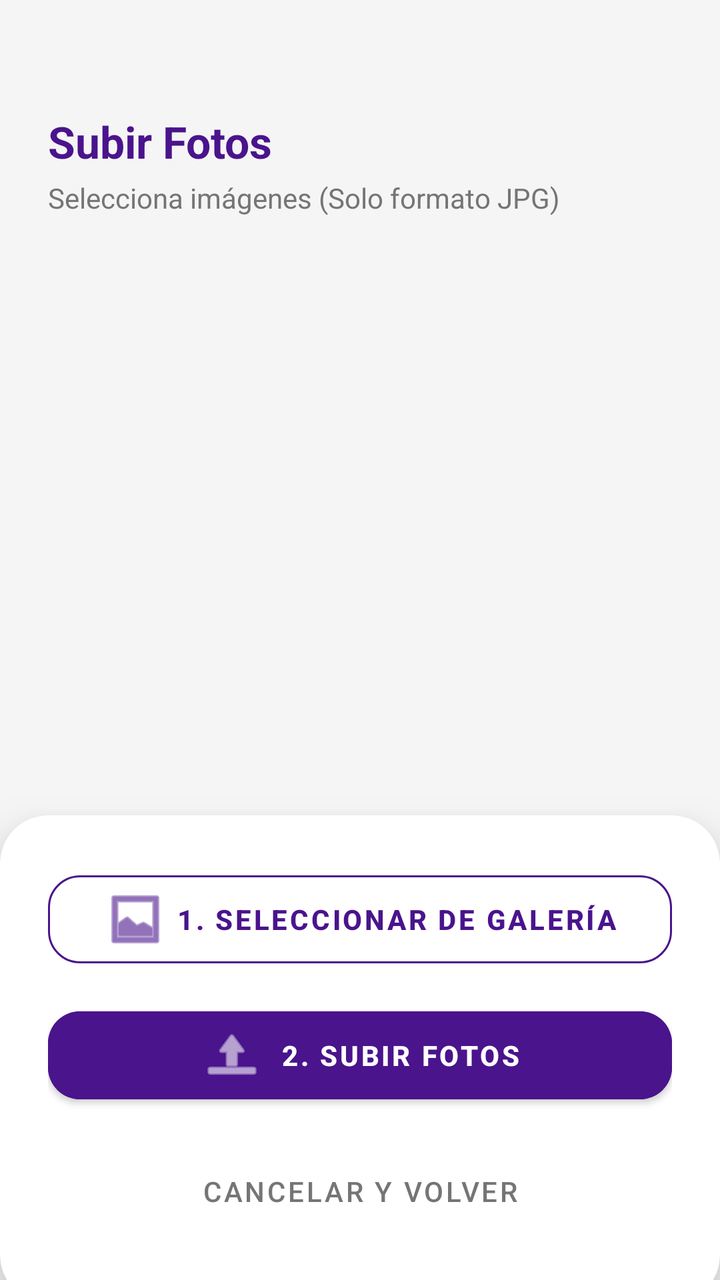
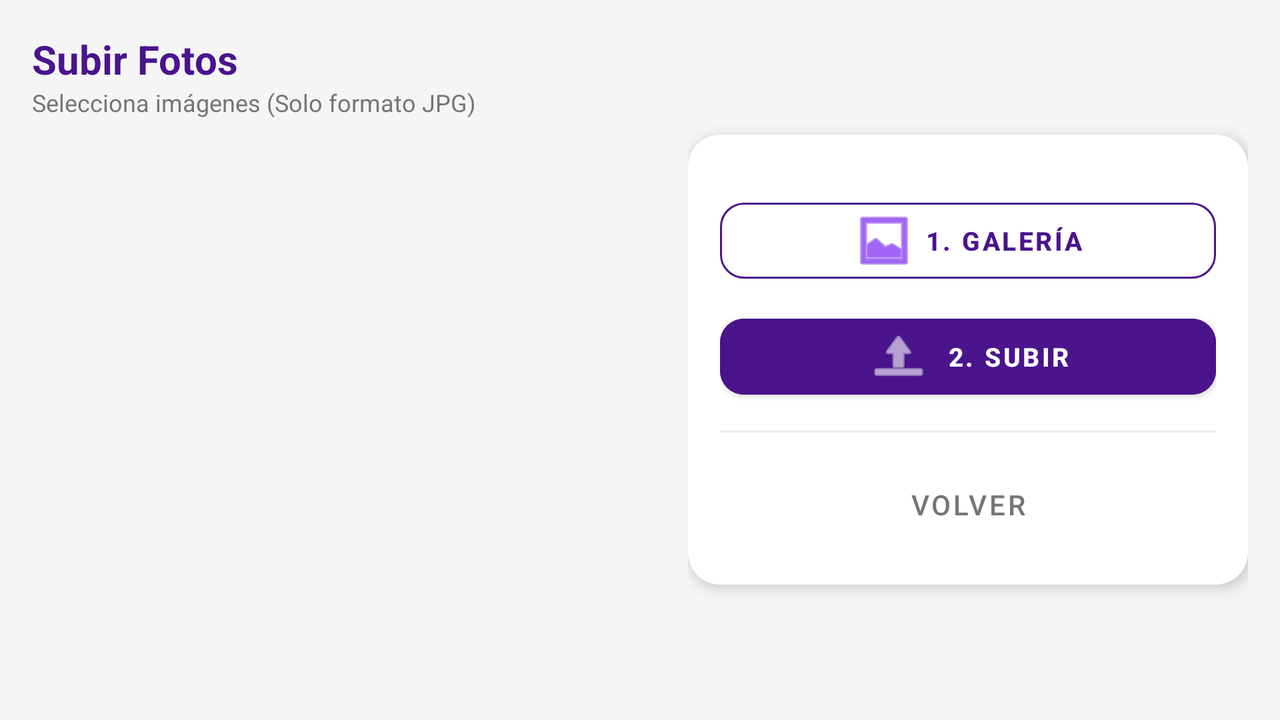

An Android layout and its configuration variant, each rendered on a device that would load it. The default file and the variant file are quoted in full after the pictures.
<!-- AndroidManifest.xml: application theme Theme.PicShield -->
<!-- res/layout/activity_upload_activity_photos.xml -->
<?xml version="1.0" encoding="utf-8"?>
<androidx.constraintlayout.widget.ConstraintLayout
    xmlns:android="http://schemas.android.com/apk/res/android"
    xmlns:app="http://schemas.android.com/apk/res-auto"
    android:layout_width="match_parent"
    android:layout_height="match_parent"
    android:background="#F5F5F5"
    android:fitsSystemWindows="true">

    <LinearLayout
        android:id="@+id/headerLayout"
        android:layout_width="match_parent"
        android:layout_height="wrap_content"
        android:orientation="vertical"
        android:paddingTop="?attr/actionBarSize"
        android:paddingHorizontal="24dp"
        android:paddingBottom="16dp"
        app:layout_constraintTop_toTopOf="parent">

        <TextView
            android:text="@string/upload_title"
            android:textSize="22sp"
            android:textStyle="bold"
            android:textColor="#4A148C"
            android:layout_width="wrap_content"
            android:layout_height="wrap_content" />

        <TextView
            android:text="@string/upload_subtitle"
            android:textSize="14sp"
            android:textColor="#757575"
            android:layout_marginTop="4dp"
            android:layout_width="wrap_content"
            android:layout_height="wrap_content" />
    </LinearLayout>

    <androidx.recyclerview.widget.RecyclerView
        android:id="@+id/recyclerPhotos"
        android:layout_width="match_parent"
        android:layout_height="0dp"
        android:clipToPadding="false"
        android:paddingHorizontal="8dp"
        android:paddingTop="8dp"
        android:paddingBottom="24dp"
        app:layout_constraintTop_toBottomOf="@id/headerLayout"
        app:layout_constraintBottom_toTopOf="@id/bottomActionPanel" />

    <com.google.android.material.card.MaterialCardView
        android:id="@+id/bottomActionPanel"
        android:layout_width="match_parent"
        android:layout_height="wrap_content"
        app:cardElevation="16dp"
        app:cardCornerRadius="24dp"
        android:layout_marginBottom="-12dp"
        app:layout_constraintBottom_toBottomOf="parent"
        android:backgroundTint="@android:color/white">

        <LinearLayout
            android:layout_width="match_parent"
            android:layout_height="wrap_content"
            android:orientation="vertical"
            android:paddingHorizontal="24dp"
            android:paddingTop="24dp"
            android:paddingBottom="32dp">

            <com.google.android.material.button.MaterialButton
                android:id="@+id/btnPickImages"
                style="@style/Widget.MaterialComponents.Button.OutlinedButton"
                android:layout_width="match_parent"
                android:layout_height="56dp"
                android:text="@string/btn_pick_gallery"
                android:textSize="14sp"
                android:textStyle="bold"
                app:icon="@android:drawable/ic_menu_gallery"
                app:iconGravity="textStart"
                app:iconTint="#4A148C"
                app:cornerRadius="16dp"
                app:strokeColor="#4A148C"
                app:strokeWidth="1dp"
                android:textColor="#4A148C"
                android:layout_marginBottom="12dp"/>

            <com.google.android.material.button.MaterialButton
                android:id="@+id/btnUploadPhotos"
                style="@style/Widget.MaterialComponents.Button"
                android:layout_width="match_parent"
                android:layout_height="56dp"
                android:text="@string/btn_upload_action"
                android:textSize="14sp"
                android:textStyle="bold"
                app:icon="@android:drawable/ic_menu_upload"
                app:iconGravity="textStart"
                app:iconTint="@android:color/white"
                app:cornerRadius="16dp"
                android:backgroundTint="#4A148C"
                android:textColor="@android:color/white"
                android:layout_marginBottom="16dp"/>

            <com.google.android.material.button.MaterialButton
                android:id="@+id/btnBack"
                style="@style/Widget.MaterialComponents.Button.TextButton"
                android:layout_width="match_parent"
                android:layout_height="wrap_content"
                android:text="@string/btn_cancel"
                android:textColor="#757575"
                app:cornerRadius="12dp"/>

        </LinearLayout>
    </com.google.android.material.card.MaterialCardView>

</androidx.constraintlayout.widget.ConstraintLayout>
<!-- resources referenced by this layout -->
<resources>
  <string name="btn_cancel">Cancelar y Volver</string>
  <string name="btn_pick_gallery">1. Seleccionar de Galería</string>
  <string name="btn_upload_action">2. Subir Fotos</string>
  <string name="upload_subtitle">Selecciona imágenes (Solo formato JPG)</string>
  <string name="upload_title">Subir Fotos</string>
  <style name="Theme.PicShield" parent="Theme.MaterialComponents.DayNight.DarkActionBar">
          
          <item name="colorPrimary">@color/purple_500</item>
          <item name="colorPrimaryVariant">@color/purple_700</item>
          <item name="colorOnPrimary">@color/white</item>
          
          <item name="colorSecondary">@color/teal_200</item>
          <item name="colorSecondaryVariant">@color/teal_700</item>
          <item name="colorOnSecondary">@color/black</item>
          
          <item name="android:statusBarColor">?attr/colorPrimaryVariant</item>
          
      </style>
  <color name="purple_500">#FF6200EE</color>
  <color name="purple_700">#FF3700B3</color>
  <color name="white">#FFFFFFFF</color>
  <color name="teal_200">#FF03DAC5</color>
  <color name="teal_700">#FF018786</color>
  <color name="black">#FF000000</color>
</resources>
<!-- res/layout-land/activity_upload_activity_photos.xml (the author's variant of the layout above) -->
<!-- drawn on the phone turned sideways -->
<?xml version="1.0" encoding="utf-8"?>
<LinearLayout xmlns:android="http://schemas.android.com/apk/res/android"
    xmlns:app="http://schemas.android.com/apk/res-auto"
    android:layout_width="match_parent"
    android:layout_height="match_parent"
    android:background="#F5F5F5"
    android:baselineAligned="false"
    android:orientation="horizontal"
    android:padding="16dp"
    android:fitsSystemWindows="true">

    <LinearLayout
        android:layout_width="0dp"
        android:layout_height="match_parent"
        android:layout_weight="1"
        android:orientation="vertical"
        android:paddingEnd="16dp">

        <LinearLayout
            android:id="@+id/headerLayout"
            android:layout_width="match_parent"
            android:layout_height="wrap_content"
            android:orientation="vertical"
            android:layout_marginBottom="8dp">

            <TextView
                android:text="Subir Fotos"
                android:textSize="20sp"
                android:textStyle="bold"
                android:textColor="#4A148C"
                android:layout_width="wrap_content"
                android:layout_height="wrap_content" />

            <TextView
                android:text="Selecciona imágenes (Solo formato JPG)"
                android:textSize="12sp"
                android:textColor="#757575"
                android:layout_width="wrap_content"
                android:layout_height="wrap_content" />
        </LinearLayout>

        <androidx.recyclerview.widget.RecyclerView
            android:id="@+id/recyclerPhotos"
            android:layout_width="match_parent"
            android:layout_height="match_parent"
            android:clipToPadding="false"
            android:paddingBottom="8dp" />

    </LinearLayout>

    <ScrollView
        android:layout_width="280dp"
        android:layout_height="match_parent"
        android:fillViewport="true">

        <LinearLayout
            android:layout_width="match_parent"
            android:layout_height="wrap_content"
            android:gravity="center_vertical">

            <com.google.android.material.card.MaterialCardView
                android:id="@+id/bottomActionPanel"
                android:layout_width="match_parent"
                android:layout_height="wrap_content"
                app:cardElevation="4dp"
                app:cardCornerRadius="16dp"
                app:cardBackgroundColor="@android:color/white">

                <LinearLayout
                    android:layout_width="match_parent"
                    android:layout_height="wrap_content"
                    android:orientation="vertical"
                    android:padding="16dp">

                    <TextView
                        android:text="Acciones"
                        android:textSize="14sp"
                        android:textStyle="bold"
                        android:textColor="#333333"
                        android:layout_marginBottom="12dp"/>

                    <com.google.android.material.button.MaterialButton
                        android:id="@+id/btnPickImages"
                        style="@style/Widget.MaterialComponents.Button.OutlinedButton"
                        android:layout_width="match_parent"
                        android:layout_height="50dp"
                        android:text="1. Galería"
                        android:textSize="13sp"
                        android:textStyle="bold"
                        app:icon="@android:drawable/ic_menu_gallery"
                        app:iconGravity="textStart"
                        app:cornerRadius="12dp"
                        app:strokeColor="#4A148C"
                        app:strokeWidth="1dp"
                        android:textColor="#4A148C"
                        android:layout_marginBottom="8dp"/>

                    <com.google.android.material.button.MaterialButton
                        android:id="@+id/btnUploadPhotos"
                        style="@style/Widget.MaterialComponents.Button"
                        android:layout_width="match_parent"
                        android:layout_height="50dp"
                        android:text="2. Subir"
                        android:textSize="13sp"
                        android:textStyle="bold"
                        app:icon="@android:drawable/ic_menu_upload"
                        app:iconGravity="textStart"
                        app:cornerRadius="12dp"
                        android:backgroundTint="#4A148C"
                        android:textColor="@android:color/white"
                        android:layout_marginBottom="12dp"/>

                    <View
                        android:layout_width="match_parent"
                        android:layout_height="1dp"
                        android:background="#EEEEEE"
                        android:layout_marginBottom="12dp"/>

                    <com.google.android.material.button.MaterialButton
                        android:id="@+id/btnBack"
                        style="@style/Widget.MaterialComponents.Button.TextButton"
                        android:layout_width="match_parent"
                        android:layout_height="wrap_content"
                        android:text="Volver"
                        android:textColor="#757575"
                        app:cornerRadius="12dp"/>
                </LinearLayout>
            </com.google.android.material.card.MaterialCardView>
        </LinearLayout>
    </ScrollView>

</LinearLayout>
<!-- resources referenced by the variant -->
<!-- as the phone turned sideways resolves them -->
<resources>
  <style name="Theme.PicShield" parent="Theme.MaterialComponents.DayNight.DarkActionBar">
          
          <item name="colorPrimary">@color/purple_500</item>
          <item name="colorPrimaryVariant">@color/purple_700</item>
          <item name="colorOnPrimary">@color/white</item>
          
          <item name="colorSecondary">@color/teal_200</item>
          <item name="colorSecondaryVariant">@color/teal_700</item>
          <item name="colorOnSecondary">@color/black</item>
          
          <item name="android:statusBarColor">?attr/colorPrimaryVariant</item>
          
      </style>
  <color name="purple_500">#FF6200EE</color>
  <color name="purple_700">#FF3700B3</color>
  <color name="white">#FFFFFFFF</color>
  <color name="teal_200">#FF03DAC5</color>
  <color name="teal_700">#FF018786</color>
  <color name="black">#FF000000</color>
</resources>
